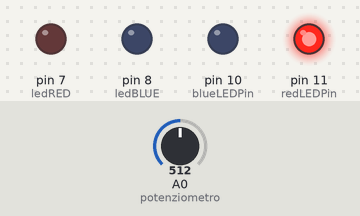
This sketch was run on a simulated Arduino Uno, built with avr-gcc and run on an emulated ATmega328P. Shown: output pins drawn as LEDs (lit = HIGH). The test bench sets the inputs (shaded band); at power-on: A0 (potenziometro) = 512. What the sketch prints to the serial monitor is not drawn.

Above: at 1.2 s.
1.3 s: A0 (potenziometro) set to 361
At 1.39 s:
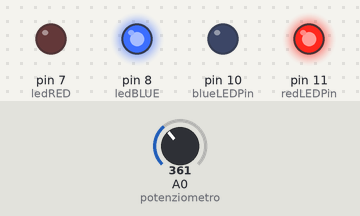
2.9 s: A0 (potenziometro) set to 343
At 3.9 s:
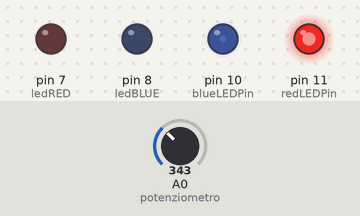
4.5 s: A0 (potenziometro) set to 360
At 4.56 s:
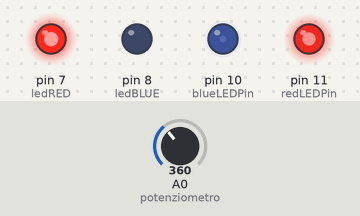
6.1 s: A0 (potenziometro) set to 340
At 7.4 s:
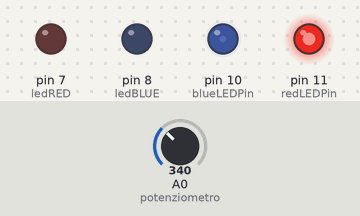
7.7 s: A0 (potenziometro) set to 306
At 8.3 s:
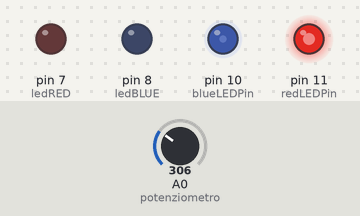
9.4 s: A0 (potenziometro) set to 286
At 9.54 s:
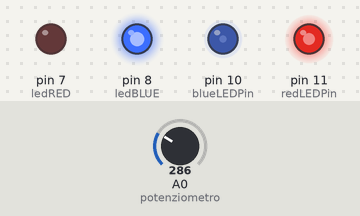
Timing chart, 0 to 12.1 s (numbered marks = the images above; inputs shaded):
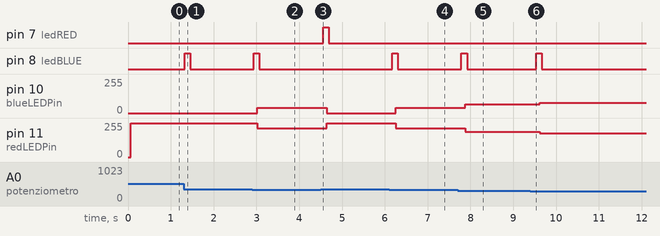

The sketch:

temp_controllo_up_down.ino
```cpp
int const redLEDPin = 11;
int const blueLEDPin = 10;

const int potenziometro = A0;
int potValue;
int redValue;
int blueValue;

int ledBLUE = 8;
int ledRED = 7;


void setup() {
  // put your setup code here, to run once:
  Serial.begin(9600);
  pinMode(redLEDPin, OUTPUT);
  pinMode(blueLEDPin, OUTPUT);
  pinMode(ledBLUE, OUTPUT);
  pinMode(ledRED, OUTPUT);


}

void loop() {

  int temp = analogRead(potenziometro);
  float voltage = (temp / 1023.0) * 5.0;
  float temperat = (voltage - 0.5) * 100;

int tempo = map(temp, 20, 400, 0, 255);

if (temp < 60) {
  tempo = 0;
}
if (temp > 350) {
  tempo = 255;
}
    redValue = tempo;
    blueValue = 255 - tempo;


  Serial.print("Temperatura: ");
  Serial.print(temperat);
  Serial.print("\t Volts: ");
  Serial.print(voltage);
  Serial.print("\t Valore temp(0-1024): ");
  Serial.print(temp);
  Serial.print("\t Valore tempo(0-255): ");
  Serial.print(tempo);
  Serial.print("\t Valore led rosso: ");
  Serial.print(redValue);
  Serial.print("\t Valore led blue: ");
  Serial.println(blueValue);
  analogWrite(redLEDPin, redValue);
  analogWrite(blueLEDPin, blueValue);
  delay(50);

  digitalWrite(ledBLUE, LOW);
  digitalWrite(ledRED, LOW);

  int temp2 = analogRead(potenziometro);
  float voltage2 = (temp2 / 1023.0) * 5.0;
  float temperat2 = (voltage2 - 0.5) * 100;

  if (temperat2 > temperat + 0.5) {
    digitalWrite(ledRED, HIGH);
    digitalWrite(ledBLUE, LOW);
  }
  if (temperat2 < temperat - 0.5) {
    digitalWrite(ledBLUE, HIGH);
    digitalWrite(ledRED, LOW);
  }
}
```

Measured:
- the behaviour switches between 351 and 350 on A0 (potenziometro) (found by bisection; images 1 and 2)
- the behaviour switches between 305 and 304 on A0 (potenziometro) (found by bisection; images 5 and 6)
- after the input at 1.3 s, pin 8 (ledBLUE): LOW → HIGH at once, → LOW 0.13 s later
- after the input at 2.9 s, pin 8 (ledBLUE): LOW → HIGH at once, → LOW 0.14 s later; pin 10 (blueLEDPin): 0/255 → 39/255 after 0.12 s; pin 11 (redLEDPin): 255/255 → 216/255 after 0.12 s
- after the input at 4.5 s, pin 7 (ledRED): LOW → HIGH after 0.06 s, → LOW 0.13 s later; pin 10 (blueLEDPin): 39/255 → 0/255 after 0.14 s; pin 11 (redLEDPin): 216/255 → 255/255 after 0.14 s
- after the input at 6.1 s, pin 8 (ledBLUE): LOW → HIGH after 0.07 s, → LOW 0.14 s later; pin 10 (blueLEDPin): 0/255 → 41/255 after 0.15 s; pin 11 (redLEDPin): 255/255 → 214/255 after 0.15 s
- after the input at 7.7 s, pin 8 (ledBLUE): LOW → HIGH after 0.09 s, → LOW 0.13 s later; pin 10 (blueLEDPin): 41/255 → 64/255 after 0.17 s; pin 11 (redLEDPin): 214/255 → 191/255 after 0.17 s
- after the input at 9.4 s, pin 8 (ledBLUE): LOW → HIGH after 0.13 s, → LOW 0.13 s later; pin 10 (blueLEDPin): 64/255 → 77/255 after 0.22 s; pin 11 (redLEDPin): 191/255 → 178/255 after 0.22 s
